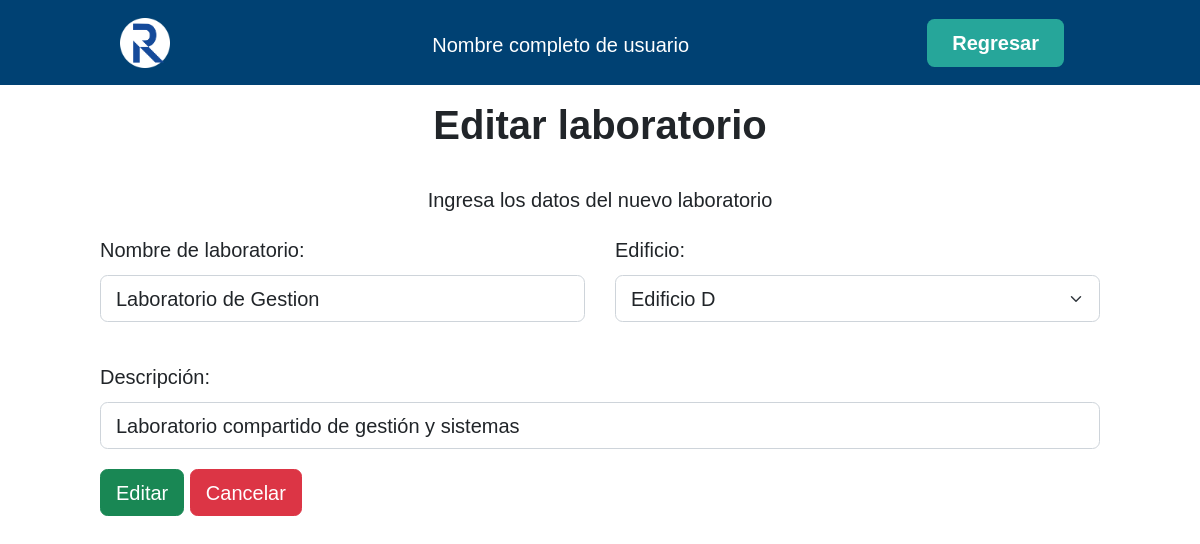
/resources/edit_lab.php?id=1 (signed in), run on the app's committed database.
### tables this page shows
CREATE TABLE `laboratorio` (
  `id` int(11) NOT NULL,
  `nombre` varchar(50) NOT NULL,
  `descripcion` varchar(80) NOT NULL,
  `edificio` varchar(30) NOT NULL
);

### resources/edit_lab.php (the view, shortened to what this page needs)
<?php
include "db_connection.php";
$id = $_GET['id'];
?>
<!DOCTYPE html>
<html lang="en">
<head>
    <link href="https://cdn.jsdelivr.net/npm/bootstrap@5.2.3/dist/css/bootstrap.min.css" rel="stylesheet"
>
    <link rel="stylesheet" href="../css/resources.css">
</head>
<body>
    <header class="header">
        <div class="logo">
            <a><img src="../images/logo.png" alt="Logo de la compañía"></a>
        </div>
        <nav>
            <div class="content">
                <ul class="nav-links">
                    <li><a>Nombre completo de usuario</a></li>
                </ul>
            </div>
        </nav>
        <a href="../pages/laboratorios.php" class="btn"><button class="btn btn-rounded">Regresar</button></a>
    </header>
    <nav class="navbar navbar-light justify-content-center fs-2 mb-3"
        style=" font-family: Arial, Helvetica, sans-serif; font-size: 30px; font-weight: bold;">
        Editar laboratorio
    </nav>
    <div class="container">
        <?php
                $sql = "SELECT * FROM `laboratorio` WHERE id = $id LIMIT 1";
                $result = mysqli_query($connection, $sql);
                $row =  mysqli_fetch_assoc($result);
            ?>
        <div class="text-center">
            <p class="muted" style="font-family: Arial, Helvetica, sans-serif;">Ingresa los datos del nuevo laboratorio
            </p>
        </div>
        <div class="container d-flex justify-content-center">
            <form action="" method="post" style="width: 1000px; min-width: 300px;">
                <div class="row mb-3">
                    <div class="col">
                        <label class="form-label">Nombre de laboratorio:</label>
                        <input type="text" class="form-control" name="nombre" value="<?php echo $row['nombre'] ?>">
                    </div>
                    <div class="col">
                        <div class="mb-3">
                            <label class="form-label">Edificio:</label>
                            <select name="edificio" class="form-select">
                                <option selected><?php echo $row['edificio'] ?></option>
                            </select>
                        </div>
                    </div>
                </div>
                <div class="mb-3">
                    <label class="form-label">Descripción:</label>
                    <input type="text" class="form-control" name="descripcion"
                        value="<?php echo $row['descripcion'] ?>">
                </div>
                <div>
                    <button type="submit" class="btn btn-success" name="submit">Editar</button>
                    <a href="../pages/laboratorios.php" class="btn btn-danger">Cancelar</a>
                </div>
            </form>
        </div>
    </div>
</body>
</html>

### css/resources.css (style rules this page uses)
* { box-sizing: border-box; margin: 0; padding: 0; font-family: Arial, Helvetica, sans-serif; font-size: 20px; }
body { background-color: white; }
.header { background-color: #004173; display: flex; justify-content: space-between; align-items: center; height: 85px; padding: 5px 10%; }
.header .logo { cursor: pointer; }
.header .logo img { height: 50px; width: auto; transition: all 0.3s; }
.header .nav-links { list-style: none; }
.header .nav-links li { padding: 10px 80px; }
.header .nav-links a { font-size: 700; color: white; text-decoration: none; }
.header .btn button { font-weight: 700; font-weight: bold; color: white; padding: 9px 25px; background: #26A69A; border: none; cursor: pointer; transition: all 0.3s ease 0s; }
.content { padding-top: 25px; }

### data on the page
laboratorio: nombre "Laboratorio de Gestion", edificio "Edificio D", descripcion "Laboratorio compartido de gestión y sistemas"
